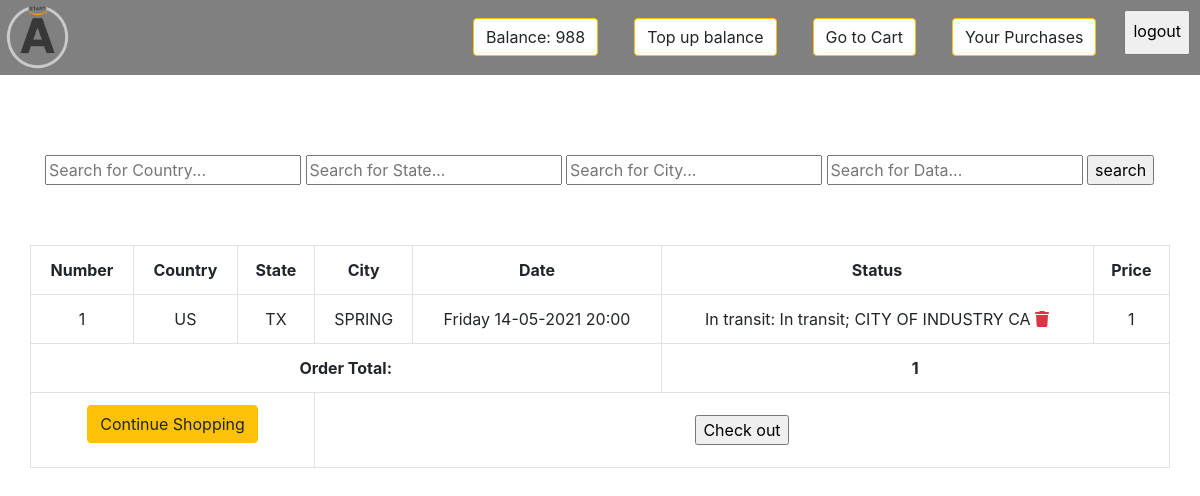
Page /cart/order-summary/ (signed in) on the committed database.
### accounts/models.py (models this page shows, shortened)
class Profile(models.Model):
    user = models.OneToOneField(settings.AUTH_USER_MODEL, on_delete=models.CASCADE)
    balance = models.IntegerField(default=0)
    ebooks = models.ManyToManyField(Product, blank=True)
    stripe_id = models.CharField(max_length=200, null=True, blank=True)

### shopping_cart/models.py (models this page shows, shortened)
class OrderItem(models.Model):
    product = models.OneToOneField(Product, on_delete=models.SET_NULL, null=True)
    is_ordered = models.BooleanField(default=False)
    date_added = models.DateTimeField(auto_now=True)
    date_ordered = models.DateTimeField(null=True)

class Order(models.Model):
    ref_code = models.CharField(max_length=15)
    owner = models.ForeignKey(Profile, on_delete=models.SET_NULL, null=True)
    is_ordered = models.BooleanField(default=False)
    items = models.ManyToManyField(OrderItem)
    date_ordered = models.DateTimeField(auto_now=True)
    def get_cart_items(self):
        return self.items.all()
    def get_cart_total(self):
        return sum([item.product.price for item in self.items.all()])

### products/models.py (models this page shows, shortened)
class Product(models.Model):
    country = models.CharField(max_length=50, verbose_name='Страна')
    state = models.CharField(max_length=50, verbose_name='Штат')
    city = models.CharField(max_length=50, verbose_name='Город')
    data = models.CharField(max_length=100, verbose_name='Дата')
    status = models.CharField(max_length=50, verbose_name='Статус')
    number_track = models.CharField(max_length=50, verbose_name='Номер трека')
    price = models.IntegerField()

### shopping_cart/views.py (the view)
@login_required()
def order_details(request, **kwargs):
    existing_order = get_user_pending_order(request)
    context = {
        'order': existing_order
    }
    return render(request, 'shopping_cart/order_summary.html', context)

### shopping_cart/views.py (called while the page is built)
def get_user_pending_order(request):
    user_profile = get_object_or_404(Profile, user=request.user)
    order = Order.objects.filter(owner=user_profile, is_ordered=False)
    if order.exists():
        return order[0]
    return 0

### shopping_cart/templates/shopping_cart/order_summary.html (shortened to what this page needs)
{% extends "base.html" %}
{% block content %}
<div class="seaching_form" style="padding-top: 80px;">
    <form method="POST" action="{% url 'products:search' %}"  class="search-form" style="display:contents;">
        <input name="country" type="text" class="search_input" placeholder="Search for Country...">
        <input name="state" type="text" class="search_input" placeholder="Search for State...">
        <input name="city" type="text" class="search_input" placeholder="Search for City...">
        <input name="data" type="text" class="search_input" placeholder="Search for Data...">
        <input type="submit" value="search">
    </form>
</div>
 <section>
   <div class="row">
    <table class="table table-hover table-bordered text-center">
      <tr class="text-center">
        <th>Number</th>
        <th>Country</th>
        <th>State</th>
        <th>City</th>
        <th>Date</th>
        <th>Status</th>
        <th>Price</th>
      </tr>
      {% for item in order.get_cart_items %}
        <tr>
          <td>{{ forloop.counter }}</td>
          <td>{{ item.product.country }}</td>
          <td>{{ item.product.state }}</td>
          <td>{{ item.product.city }}</td>
          <td>{{ item.product.data }}</td>
          <td>
            {{ item.product.status }}
            <span class="pull-right">
              <a href="{% url 'shopping_cart:delete_item' item.id %}" data-balloon="remove this item from cart" class="text-danger" onclick="return confirm_delete();">
                <i class="fas fa-trash"></i>
              </a>
            </span>
          </td>
          <td>{{ item.product.price }}</td>
        </tr>
      {% empty %}
        <tr>
          <td colspan= 3> You have not added any items yet.</td>
        </tr>
      {% endfor %}
      <tr>
        {% if order.get_cart_total != None %}
        <td colspan=5>
          <strong class="pull-right">Order Total:</strong>
        </td>
        <td colspan= 2>
          <strong>{{ order.get_cart_total }}</strong>
        </td>
        {% endif %}
      </tr>
      <tr>
        <td colspan=3 >
          <a href="{% url 'products:product-list' %}" class="btn btn-warning pull-left">
            {% if order %}Continue Shopping{% else %}Add Items to Cart {% endif %}
          </a>
        </td>
        <td colspan=4>
          {% if order.get_cart_items %}
          <form method="POST" action="{% url 'shopping_cart:balance' %}"  class="search-form">
            <input type="submit" value="Check out">
          </form>
          {% endif %}
        </td>
      </tr>
    </table>
   </div>
 </section>
{% endblock %}

### templates/base.html (shortened to what this page needs)
{% load static %}
<!DOCTYPE html>
<html lang="en">
<head>
    <link href="https://stackpath.bootstrapcdn.com/bootstrap/4.1.1/css/bootstrap.min.css" rel="stylesheet">
    <link rel="stylesheet" href="https://use.fontawesome.com/releases/v5.0.13/css/all.css">
    <link rel="stylesheet" href="https://maxcdn.bootstrapcdn.com/bootstrap/4.0.0/css/bootstrap.min.css">
</head>
<body>
<header>
    <nav class="">
    {% if user.is_authenticated %}
        <div class="header_head">
            <div class="header_logo">
                <a href="{% url 'products:product-list' %}" class="header_logo-link">
                   <img src="{% static '/images/new.png'%}" alt="logo" class="header_logo-pic">
                </a>
             </div>
            <form method="POST" action="{% url 'account_logout' %}" class="logout_m" >
                <input type="submit" value="logout" style="padding: 7px 7px 10px 7px;">
            </form>
            <a href="{% url 'accounts:my_profile' %}" class="btn btn-warning" style="float:right; margin:18px;background-color:white;">Your Purchases</a>
            <a href="{% url 'shopping_cart:order_summary' %}" class="btn btn-warning" style="float:right; margin:18px;background-color:white;">Go to Cart</a>
            <a href="https://t.me/amazonbelarus" class="btn btn-warning" style="float:right; margin:18px;background-color:white;">Top up balance</a>
  <a href="#!" class="btn btn-warning" style="float:right; margin:18px;background-color:white;">Balance: {{ request.user.profile.balance }}</a>
        </div>
	{% endif %}
    </nav>
</header>
    <div class="container">
        {% block content %}{% endblock content %}
    </div>
</body>
</html>

### templates/base.html (style rules this page uses)
header { height: 75px; background: grey; }
.search-form { width: 50%; margin: 10px; display: inline-block; }
table { margin: 60px auto 0px auto; border: 3px solid black; }
td { border: 1px solid black; }
.header_logo { padding: 5px; display: inline-block; }
.header_logo-link > img { width: 65px; height: 65px; }
.logout_m { float:right; margin:10px; }

### rows in the picture
OrderItem: product.country "US", product.state "TX", product.city "SPRING", product.data "Friday 14-05-2021 20:00", product.status "In transit: In transit; CITY OF INDUSTRY CA", product.price "1"
Order: get_cart_total "1"

### other values in the picture
{{ request.user.profile.balance }} "988"
